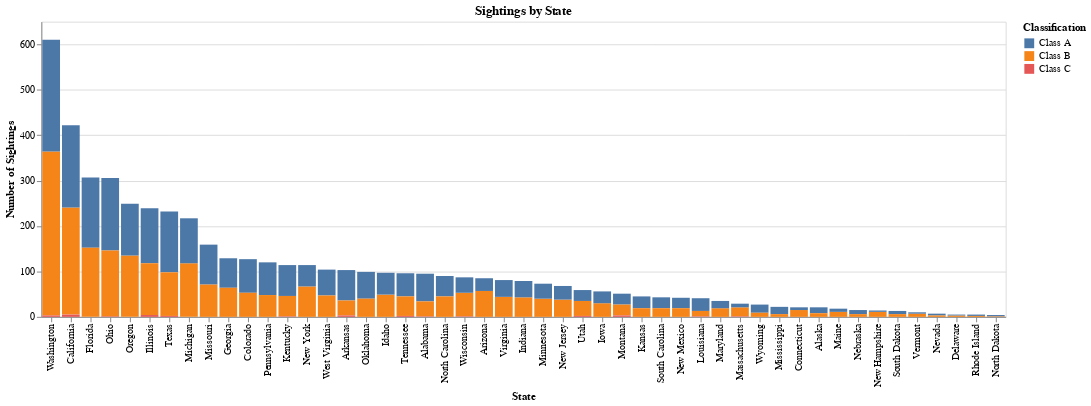

Notebook source saved alongside this figure:
### Code cell
sightings_by_state = (
    reports
    .filter(pl.col("state").is_not_null())
    .groupby("state", "classification")
    .count()
    .sort(by="count", descending=True)
    .collect()
)


sightings_by_state_chart = (
    alt.Chart(sightings_by_state.to_pandas())
    .mark_bar()
    .encode(
        x=alt.X("state:N", title="State", sort="-y"),
        y=alt.Y("count:Q", title="Number of Sightings"),
        color=alt.Color("classification:N", title="Classification"),
        tooltip=alt.Tooltip("count:Q")
    )
    .properties(
        title="Sightings by State"
    )
)

sightings_by_state_chart

### Figure 1 — Vega-Lite specification as saved in the notebook (floating-point values rounded to 4 significant figures)
{"config": {"view": {"continuousWidth": 400, "continuousHeight": 300}}, "data": {"name": "data-d667bad80c19918855b394229a21c28b"}, "mark": "bar", "encoding": {"color": {"field": "classification", "title": "Classification", "type": "nominal"}, "tooltip": {"field": "count", "type": "quantitative"}, "x": {"field": "state", "sort": "-y", "title": "State", "type": "nominal"}, "y": {"field": "count", "title": "Number of Sightings", "type": "quantitative"}}, "title": "Sightings by State", "$schema": "https://vega.github.io/schema/vega-lite/v4.17.0.json", "datasets": {"data-d667bad80c19918855b394229a21c28b": [{"state": "Washington", "classification": "Class B", "count": 361}, {"state": "Washington", "classification": "Class A", "count": 246}, {"state": "California", "classification": "Class B", "count": 236}, {"state": "California", "classification": "Class A", "count": 181}, {"state": "Ohio", "classification": "Class A", "count": 160}, {"state": "Florida", "classification": "Class A", "count": 155}, {"state": "Florida", "classification": "Class B", "count": 152}, {"state": "Ohio", "classification": "Class B", "count": 145}, {"state": "Oregon", "classification": "Class B", "count": 135}, {"state": "Texas", "classification": "Class A", "count": 134}, {"state": "Illinois", "classification": "Class A", "count": 121}, {"state": "Michigan", "classification": "Class B", "count": 118}, {"state": "Illinois", "classification": "Class B", "count": 114}, {"state": "Oregon", "classification": "Class A", "count": 114}, {"state": "Michigan", "classification": "Class A", "count": 99}, {"state": "Texas", "classification": "Class B", "count": 96}, {"state": "Missouri", "classification": "Class A", "count": 88}, {"state": "Colorado", "classification": "Class A", "count": 74}, {"state": "Pennsylvania", "classification": "Class A", "count": 72}, {"state": "Missouri", "classification": "Class B", "count": 71}, {"state": "Kentucky", "classification": "Class A", "count": 68}, {"state": "New York", "classification": "Class B", "count": 67}, {"state": "Arkansas", "classification": "Class A", "count": 67}, {"state": "Georgia", "classification": "Class A", "count": 65}, {"state": "Georgia", "classification": "Class B", "count": 64}, {"state": "Alabama", "classification": "Class A", "count": 61}, {"state": "Oklahoma", "classification": "Class A", "count": 59}, {"state": "West Virginia", "classification": "Class A", "count": 57}, {"state": "Arizona", "classification": "Class B", "count": 57}, {"state": "Colorado", "classification": "Class B", "count": 53}, {"state": "Wisconsin", "classification": "Class B", "count": 52}, {"state": "Tennessee", "classification": "Class A", "count": 51}, {"state": "Idaho", "classification": "Class B", "count": 49}, {"state": "Pennsylvania", "classification": "Class B", "count": 48}, {"state": "Idaho", "classification": "Class A", "count": 48}, {"state": "West Virginia", "classification": "Class B", "count": 47}, {"state": "New York", "classification": "Class A", "count": 47}, {"state": "Kentucky", "classification": "Class B", "count": 45}, {"state": "North Carolina", "classification": "Class A", "count": 45}, {"state": "North Carolina", "classification": "Class B", "count": 45}, {"state": "Virginia", "classification": "Class B", "count": 44}, {"state": "Indiana", "classification": "Class B", "count": 43}, {"state": "Tennessee", "classification": "Class B", "count": 43}, {"state": "Oklahoma", "classification": "Class B", "count": 40}, {"state": "Minnesota", "classification": "Class B", "count": 40}, {"state": "New Jersey", "classification": "Class B", "count": 38}, {"state": "Virginia", "classification": "Class A", "count": 37}, {"state": "Indiana", "classification": "Class A", "count": 36}, {"state": "Wisconsin", "classification": "Class A", "count": 34}, {"state": "Arkansas", "classification": "Class B", "count": 33}, {"state": "Minnesota", "classification": "Class A", "count": 33}, {"state": "Utah", "classification": "Class B", "count": 33}, {"state": "Alabama", "classification": "Class B", "count": 33}, {"state": "New Jersey", "classification": "Class A", "count": 30}, {"state": "Iowa", "classification": "Class B", "count": 30}, {"state": "Arizona", "classification": "Class A", "count": 28}, {"state": "Louisiana", "classification": "Class A", "count": 28}, {"state": "Kansas", "classification": "Class A", "count": 26}, {"state": "Iowa", "classification": "Class A", "count": 26}, {"state": "Montana", "classification": "Class A", "count": 24}, {"state": "South Carolina", "classification": "Class A", "count": 24}, {"state": "Utah", "classification": "Class A", "count": 24}, {"state": "Montana", "classification": "Class B", "count": 24}, {"state": "New Mexico", "classification": "Class A", "count": 23}, {"state": "Massachusetts", "classification": "Class B", "count": 20}, {"state": "Maryland", "classification": "Class B", "count": 19}, {"state": "Kansas", "classification": "Class B", "count": 19}, {"state": "New Mexico", "classification": "Class B", "count": 19}, {"state": "South Carolina", "classification": "Class B", "count": 19}, {"state": "Wyoming", "classification": "Class A", "count": 18}, {"state": "Mississippi", "classification": "Class A", "count": 16}, {"state": "Maryland", "classification": "Class A", "count": 16}, {"state": "Connecticut", "classification": "Class B", "count": 15}, {"state": "Alaska", "classification": "Class A", "count": 13}, {"state": "Louisiana", "classification": "Class B", "count": 12}, {"state": "Maine", "classification": "Class B", "count": 11}, {"state": "New Hampshire", "classification": "Class B", "count": 11}, {"state": "Wyoming", "classification": "Class B", "count": 9}, {"state": "Nebraska", "classification": "Class A", "count": 9}, {"state": "Alaska", "classification": "Class B", "count": 8}, {"state": "Massachusetts", "classification": "Class A", "count": 8}, {"state": "South Dakota", "classification": "Class A", "count": 7}, {"state": "Maine", "classification": "Class A", "count": 7}, {"state": "Vermont", "classification": "Class B", "count": 7}, {"state": "Connecticut", "classification": "Class A", "count": 6}, {"state": "Nebraska", "classification": "Class B", "count": 6}, {"state": "South Dakota", "classification": "Class B", "count": 6}, {"state": "Mississippi", "classification": "Class B", "count": 6}, {"state": "California", "classification": "Class C", "count": 5}, {"state": "Nevada", "classification": "Class A", "count": 4}, {"state": "Illinois", "classification": "Class C", "count": 4}, {"state": "North Dakota", "classification": "Class A", "count": 3}, {"state": "Nevada", "classification": "Class B", "count": 3}, {"state": "Montana", "classification": "Class C", "count": 3}, {"state": "Delaware", "classification": "Class B", "count": 3}, {"state": "Vermont", "classification": "Class A", "count": 3}, {"state": "Rhode Island", "classification": "Class A", "count": 3}, {"state": "New Hampshire", "classification": "Class A", "count": 3}, {"state": "Arkansas", "classification": "Class C", "count": 3}, {"state": "Washington", "classification": "Class C", "count": 3}, {"state": "Utah", "classification": "Class C", "count": 2}, {"state": "Rhode Island", "classification": "Class B", "count": 2}, {"state": "Texas", "classification": "Class C", "count": 2}, {"state": "Tennessee", "classification": "Class C", "count": 2}, {"state": "Delaware", "classification": "Class A", "count": 2}, {"state": "Alabama", "classification": "Class C", "count": 1}, {"state": "Ohio", "classification": "Class C", "count": 1}, {"state": "Wisconsin", "classification": "Class C", "count": 1}, {"state": "Kentucky", "classification": "Class C", "count": 1}, {"state": "Massachusetts", "classification": "Class C", "count": 1}, {"state": "North Dakota", "classification": "Class B", "count": 1}, {"state": "Louisiana", "classification": "Class C", "count": 1}]}}
